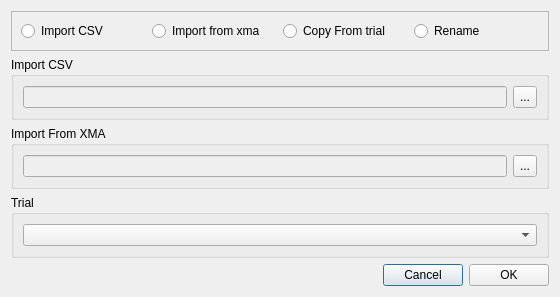
<?xml version="1.0" encoding="UTF-8"?>
<ui version="4.0">
 <class>ImportExportPointsDialog</class>
 <widget class="QDialog" name="ImportExportPointsDialog">
  <property name="geometry">
   <rect>
    <x>0</x>
    <y>0</y>
    <width>560</width>
    <height>284</height>
   </rect>
  </property>
  <property name="sizePolicy">
   <sizepolicy hsizetype="Preferred" vsizetype="Maximum">
    <horstretch>0</horstretch>
    <verstretch>0</verstretch>
   </sizepolicy>
  </property>
  <property name="windowTitle">
   <string>Import/Export  Markers and Rigid Bodies</string>
  </property>
  <layout class="QGridLayout" name="gridLayout_4">
   <item row="1" column="0" colspan="3">
    <widget class="QGroupBox" name="groupBoxImportCSV">
     <property name="sizePolicy">
      <sizepolicy hsizetype="Preferred" vsizetype="Maximum">
       <horstretch>0</horstretch>
       <verstretch>0</verstretch>
      </sizepolicy>
     </property>
     <property name="title">
      <string>Import CSV</string>
     </property>
     <layout class="QGridLayout" name="gridLayout_6">
      <item row="0" column="1">
       <widget class="QToolButton" name="toolButtonMarkersCSV">
        <property name="sizePolicy">
         <sizepolicy hsizetype="Fixed" vsizetype="Preferred">
          <horstretch>0</horstretch>
          <verstretch>0</verstretch>
         </sizepolicy>
        </property>
        <property name="text">
         <string>...</string>
        </property>
       </widget>
      </item>
      <item row="0" column="0">
       <widget class="QLineEdit" name="lineEditMarkersCSV">
        <property name="enabled">
         <bool>false</bool>
        </property>
        <property name="sizePolicy">
         <sizepolicy hsizetype="Minimum" vsizetype="Preferred">
          <horstretch>0</horstretch>
          <verstretch>0</verstretch>
         </sizepolicy>
        </property>
       </widget>
      </item>
     </layout>
    </widget>
   </item>
   <item row="0" column="0" colspan="3">
    <widget class="QFrame" name="frame">
     <property name="sizePolicy">
      <sizepolicy hsizetype="Preferred" vsizetype="Maximum">
       <horstretch>0</horstretch>
       <verstretch>0</verstretch>
      </sizepolicy>
     </property>
     <property name="frameShape">
      <enum>QFrame::StyledPanel</enum>
     </property>
     <property name="frameShadow">
      <enum>QFrame::Raised</enum>
     </property>
     <layout class="QGridLayout" name="gridLayout_3">
      <item row="0" column="1">
       <widget class="QRadioButton" name="radioButtonImportXMA">
        <property name="text">
         <string>Import from xma</string>
        </property>
        <property name="checked">
         <bool>false</bool>
        </property>
       </widget>
      </item>
      <item row="0" column="0">
       <widget class="QRadioButton" name="radioButtonImportCSV">
        <property name="text">
         <string>Import CSV</string>
        </property>
        <property name="checked">
         <bool>false</bool>
        </property>
       </widget>
      </item>
      <item row="0" column="3">
       <widget class="QRadioButton" name="radioButtonTrial">
        <property name="text">
         <string>Copy From trial</string>
        </property>
       </widget>
      </item>
      <item row="0" column="4">
       <widget class="QRadioButton" name="radioButtonRename">
        <property name="text">
         <string>Rename</string>
        </property>
       </widget>
      </item>
     </layout>
    </widget>
   </item>
   <item row="3" column="0" colspan="3">
    <widget class="QGroupBox" name="groupBoxTrial">
     <property name="title">
      <string>Trial</string>
     </property>
     <layout class="QGridLayout" name="gridLayout_5">
      <item row="0" column="0">
       <widget class="QComboBox" name="comboBoxTrial"/>
      </item>
     </layout>
    </widget>
   </item>
   <item row="4" column="1">
    <widget class="QPushButton" name="pushButtonCancel">
     <property name="text">
      <string>Cancel</string>
     </property>
    </widget>
   </item>
   <item row="4" column="0">
    <spacer name="horizontalSpacer">
     <property name="orientation">
      <enum>Qt::Horizontal</enum>
     </property>
     <property name="sizeHint" stdset="0">
      <size>
       <width>40</width>
       <height>20</height>
      </size>
     </property>
    </spacer>
   </item>
   <item row="4" column="2">
    <widget class="QPushButton" name="pushButtonOK">
     <property name="text">
      <string>OK</string>
     </property>
    </widget>
   </item>
   <item row="2" column="0" colspan="3">
    <widget class="QGroupBox" name="groupBoxImportXMA">
     <property name="sizePolicy">
      <sizepolicy hsizetype="Preferred" vsizetype="Maximum">
       <horstretch>0</horstretch>
       <verstretch>0</verstretch>
      </sizepolicy>
     </property>
     <property name="title">
      <string>Import From XMA</string>
     </property>
     <layout class="QGridLayout" name="gridLayout_7">
      <item row="0" column="1">
       <widget class="QToolButton" name="toolButtonMarkersXMA">
        <property name="sizePolicy">
         <sizepolicy hsizetype="Fixed" vsizetype="Preferred">
          <horstretch>0</horstretch>
          <verstretch>0</verstretch>
         </sizepolicy>
        </property>
        <property name="text">
         <string>...</string>
        </property>
       </widget>
      </item>
      <item row="0" column="0">
       <widget class="QLineEdit" name="lineEditMarkersXMA">
        <property name="enabled">
         <bool>false</bool>
        </property>
        <property name="sizePolicy">
         <sizepolicy hsizetype="Minimum" vsizetype="Preferred">
          <horstretch>0</horstretch>
          <verstretch>0</verstretch>
         </sizepolicy>
        </property>
       </widget>
      </item>
     </layout>
    </widget>
   </item>
  </layout>
 </widget>
 <resources/>
 <connections/>
</ui>
